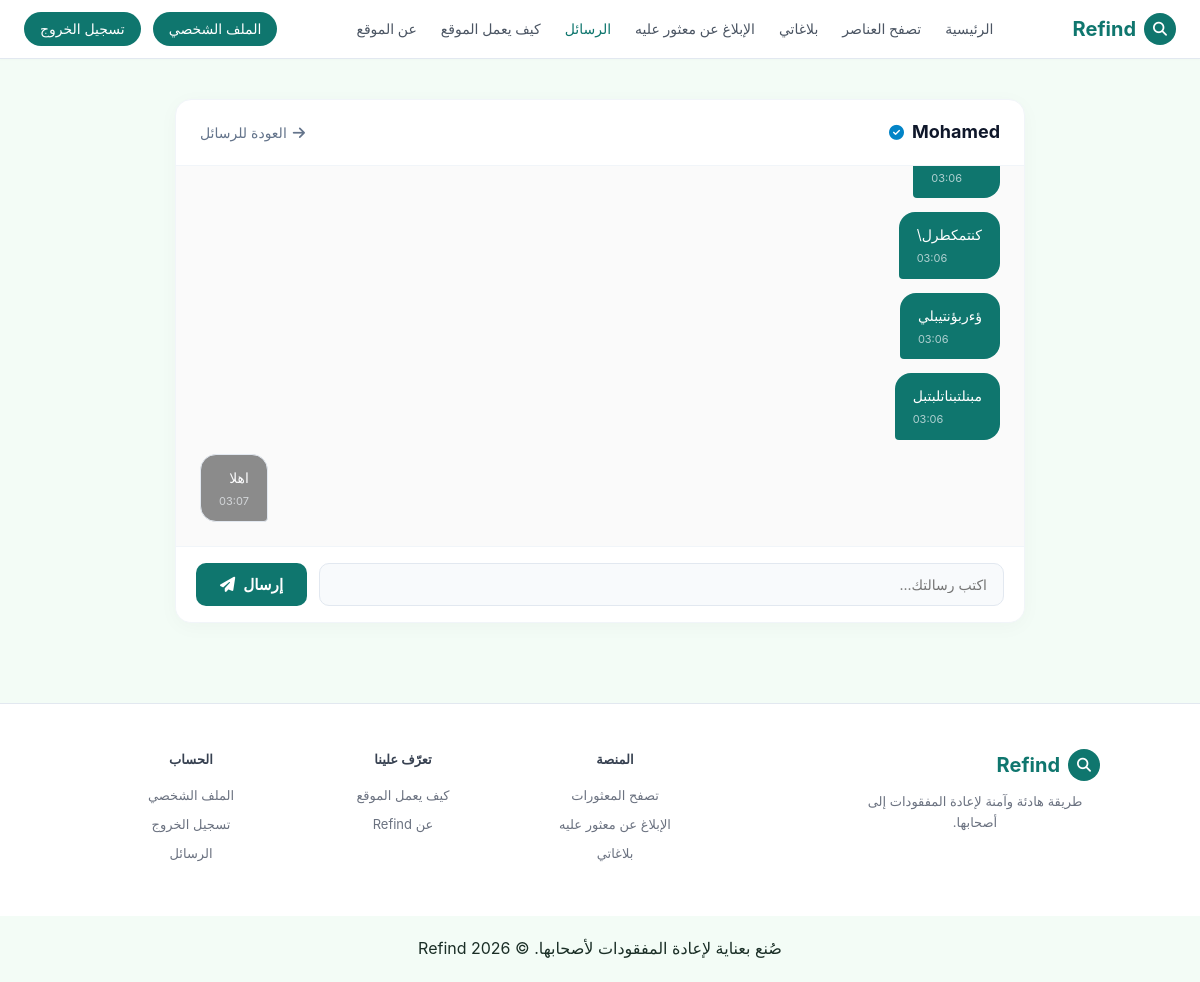
The page /chat.php?conversation_id=1 (signed in) on the database its author committed.
### tables this page shows
CREATE TABLE `messages` (
  `id` int(10) UNSIGNED NOT NULL,
  `conversation_id` int(10) UNSIGNED NOT NULL,
  `sender_id` int(10) UNSIGNED NOT NULL,
  `message` text NOT NULL,
  `created_at` timestamp NOT NULL DEFAULT current_timestamp()
);

### chat.php (the view, shortened to what this page needs)
<?php
include 'config/db.php';
$current_user_id = (int)$_SESSION['user_id'];
$conversation_id = isset($_GET['conversation_id']) ? (int)$_GET['conversation_id'] : 0;
$stmt = $conn->prepare("
    SELECT c.*, u.name AS other_user_name
    FROM conversations c
    JOIN users u ON u.id = IF(c.user_one_id = :me1, c.user_two_id, c.user_one_id)
    WHERE c.id = :conversation_id
    AND (c.user_one_id = :me2 OR c.user_two_id = :me3)
    LIMIT 1
");
$stmt->execute([
    ':me1' => $current_user_id,
    ':conversation_id' => $conversation_id,
    ':me2' => $current_user_id,
    ':me3' => $current_user_id
]);
$conversation = $stmt->fetch(PDO::FETCH_ASSOC);
$otherUserName = $conversation['other_user_name'];
$stmt = $conn->prepare("
    SELECT m.*, u.name AS sender_name
    FROM messages m
    JOIN users u ON u.id = m.sender_id
    WHERE m.conversation_id = :conversation_id
    ORDER BY m.created_at ASC
");
$stmt->execute([':conversation_id' => $conversation_id]);
$messages = $stmt->fetchAll(PDO::FETCH_ASSOC);
$last_msg_id = !empty($messages) ? end($messages)['id'] : 0;
?>
<!DOCTYPE html>
<html lang="ar" dir="rtl">
<head>
    <link rel="stylesheet" href="https://cdnjs.cloudflare.com/ajax/libs/font-awesome/6.4.0/css/all.min.css">
    <link rel="stylesheet" href="assets/css/main.css">
</head>
<body>
<header class="navbar">
    <div class="nav-container">
        <div class="logo-area">
            <span class="logo-icon"><i class="fa-solid fa-magnifying-glass"></i></span>
            <span class="logo-text">Refind</span>
        </div>
        <nav class="nav-links">
            <a href="Home.php">الرئيسية</a>
            <a href="Browseitems.php">تصفح العناصر</a>
            <a href="my Report.php">بلاغاتي</a>
            <a href="Report a find.php">الإبلاغ عن معثور عليه</a>
            <a href="Messages.php" class="active">الرسائل</a>
            <a href="How it works.php">كيف يعمل الموقع</a>
            <a href="About.php">عن الموقع</a>
        </nav>
        <div class="auth-buttons">
            <a href="auth/profie.php" class="profile-btn">الملف الشخصي</a>
            <a href="auth/logout.php" class="logout-btn">تسجيل الخروج</a>
        </div>
    </div>
</header>
<main class="chat-page-wrapper">
    <div class="chat-card">
        <div class="chat-header">
            <div class="chat-user-info">
                <span class="chat-user-name"><?= htmlspecialchars($otherUserName) ?></span>
                <i class="fa-solid fa-circle-check verified-icon"></i>
            </div>
            <a href="Messages.php" class="back-link">
                <i class="fa-solid fa-arrow-right"></i> العودة للرسائل
            </a>
        </div>
        <div class="chat-box" id="chatBox">
            <?php if ($messages): ?>
                <?php foreach ($messages as $msg): ?>
                    <div class="message-bubble <?= $msg['sender_id'] == $current_user_id ? 'message-sent' : 'message-received' ?>">
                        <div><?= htmlspecialchars($msg['message']) ?></div>
                        <small class="message-time"><?= date('h:i', strtotime($msg['created_at'])) ?></small>
                    </div>
                <?php endforeach; ?>
            <?php else: ?>
                <p id="no-msg" style="text-align:center;color:#94a3b8;margin:auto;">
                    لا توجد رسائل بعد. ابدأ المحادثة الآن!
                </p>
            <?php endif; ?>
        </div>
        <form class="chat-form" id="chatForm">
            <input
                type="text"
                id="messageInput"
                name="message"
                class="chat-input"
                placeholder="اكتب رسالتك..."
                required
                autocomplete="off"
            >
            <button type="submit" class="send-btn">
                إرسال <i class="fa-solid fa-paper-plane"></i>
            </button>
        </form>
    </div>
</main>
<footer class="footer">
    <div class="footer-container">
        <div class="footer-col">
            <div class="logo-area">
                <span class="logo-icon"><i class="fa-solid fa-magnifying-glass"></i></span>
                <span class="logo-text">Refind</span>
            </div>
            <p class="footer-logo-desc">طريقة هادئة وآمنة لإعادة المفقودات إلى أصحابها.</p>
        </div>
        <div class="footer-col">
            <h4>المنصة</h4>
            <ul>
                <li><a href="Browseitems.php">تصفح المعثورات</a></li>
                <li><a href="Report a find.php">الإبلاغ عن معثور عليه</a></li>
                <li><a href="my Report.php">بلاغاتي</a></li>
            </ul>
        </div>
        <div class="footer-col">
            <h4>تعرّف علينا</h4>
            <ul>
                <li><a href="How it works.php">كيف يعمل الموقع</a></li>
                <li><a href="About.php">عن Refind</a></li>
            </ul>
        </div>
        <div class="footer-col">
            <h4>الحساب</h4>
            <ul>
                <li><a href="auth/profie.php">الملف الشخصي</a></li>
                <li><a href="auth/logout.php">تسجيل الخروج</a></li>
                <li><a href="Messages.php">الرسائل</a></li>
            </ul>
        </div>
    </div>
</footer>
<div class="footer-bottom">
    <p>صُنع بعناية لإعادة المفقودات لأصحابها. © 2026 Refind</p>
</div>
</body>
</html>

### assets/css/main.css (style rules this page uses)
* { margin: 0; padding: 0; box-sizing: border-box; font-family: -apple-system, BlinkMacSystemFont, "Segoe UI", "Segoe UI Arabic", Tahoma, Roboto, Helvetica, Arial, sans-serif; }
body { background-color: #f3fcf6; color: #1a2e26; line-height: 1.6; }
.navbar { background: #ffffff; border-bottom: 1px solid #e2e8f0; padding: 12px 24px; position: sticky; top: 0; z-index: 100; box-shadow: 0 1px 2px rgba(0, 0, 0, 0.02); }
.nav-container { max-width: 1200px; margin: 0 auto; display: flex; align-items: center; justify-content: space-between; }
.logo-area { display: flex; align-items: center; gap: 8px; font-weight: 700; font-size: 20px; color: #0f766e; }
.logo-icon { background-color: #0f766e; color: white; width: 32px; height: 32px; display: flex; align-items: center; justify-content: center; border-radius: 50%; font-size: 14px; }
.nav-links { display: flex; gap: 24px; }
.nav-links a { text-decoration: none; color: #4b5563; font-size: 14px; font-weight: 500; }
.nav-links a.active, .nav-links a:hover { color: #0f766e; }
.auth-buttons { display: flex; gap: 12px; align-items: center; }
.logout-btn,.profile-btn { text-decoration: none; background-color: #0f766e; color: white; padding: 6px 16px; border-radius: 20px; font-size: 14px; font-weight: 500; }
.footer { border-top: 1px solid #e2e8f0; padding: 45px 20px; background: #ffffff; margin-top: 80px; }
.footer-container { max-width: 1000px; margin: 0 auto; display: grid; grid-template-columns: 2fr 1fr 1fr 1fr; gap: 30px; }
.footer-col h4 { font-size: 13px; font-weight: 700; color: #374151; margin-bottom: 15px; }
.footer-col ul { list-style: none; }
.footer-col ul li { margin-bottom: 8px; }
.footer-col ul li a { text-decoration: none; color: #6b7280; font-size: 13px; }
.footer-logo-desc { font-size: 13px; color: #6b7280; margin-top: 10px; max-width: 250px; }
.message-time { font-size: 12px; color: #9ca3af; white-space: nowrap; }
main { max-width: 1200px; margin: 0 auto; padding: 2.5rem 2rem; flex: 1; width: 100%; }
footer { border-top: 1px solid #e5e7eb; background: #ffffff; text-align: center; padding: 22px; color: #6b7280; font-size: 12px; }
.footer-bottom { display: flex; justify-content: center; align-items: center; width: 100%; margin: 20px 0; }
button, input[type="submit"], input[type="button"], .btn { background-color: #0f766e; color: #ffffff; border: none; padding: 0.75rem 1.5rem; border-radius: 8px; font-weight: 600; font-size: 0.95rem; cursor: pointer; transition: background-color 0.2s ease, transform 0.1s ease; display: inline-flex; align-items: center; justify-content: center; gap: 0.5rem; }

### chat.php (style rules this page uses)
.chat-page-wrapper { max-width: 1000px; margin: 40px auto; padding: 0 20px; }
.chat-card { max-width: 850px; margin: auto; background: #fff; border: 1px solid #f1f5f9; border-radius: 16px; box-shadow: 0 4px 20px rgba(0,0,0,.03); overflow: hidden; }
.chat-header { padding: 18px 24px; border-bottom: 1px solid #f1f5f9; display: flex; align-items: center; justify-content: space-between; }
.chat-user-info { display: flex; align-items: center; gap: 8px; }
.chat-user-name { font-size: 18px; font-weight: 700; color: #0f172a; }
.verified-icon { color: #0284c7; font-size: 15px; }
.back-link { color: #64748b; text-decoration: none; font-size: 14px; display: flex; align-items: center; gap: 6px; }
.chat-box { height: 380px; padding: 24px; overflow-y: auto; display: flex; flex-direction: column; gap: 14px; background: #fafafa; }
.message-bubble { max-width: 65%; padding: 12px 18px; border-radius: 16px; font-size: 14px; line-height: 1.5; word-wrap: break-word; }
.message-sent { align-self: flex-start; background: #0f766e; color: #fff; border-bottom-left-radius: 4px; }
.message-received { align-self: flex-end; background: #8b8b8b; color: #fbfbfc; border: 1px solid #e2e8f0; border-bottom-right-radius: 4px; }
.message-time { display: block; font-size: 11px; margin-top: 5px; opacity: .7; color: #f1f5f9; }
.message-sent .message-time { text-align: left; }
.message-received .message-time { text-align: right; }
.chat-form { display: flex; padding: 16px 20px; background: #fff; border-top: 1px solid #f1f5f9; gap: 12px; }
.chat-input { flex: 1; padding: 12px 16px; border: 1px solid #e2e8f0; border-radius: 10px; outline: none; font-size: 14px; background: #f8fafc; }
.send-btn { background: #0f766e; color: #fff; border: none; padding: 12px 24px; border-radius: 10px; cursor: pointer; font-weight: 600; display: flex; align-items: center; gap: 8px; }

### rows shown on the page
messages: created_at "03:06"
messages: message "كنتمكطرل\\", created_at "03:06"
messages: message "ؤءربؤنتيبلي", created_at "03:06"
messages: message "مبنلتبناتلبتبل", created_at "03:06"
messages: message "اهلا", created_at "03:07"

### other values the page prints
$otherUserName "Mohamed"
